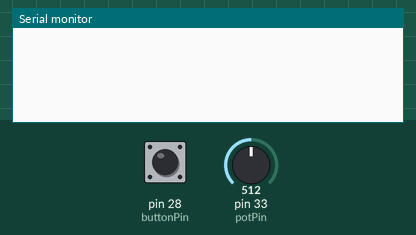
Simulated run of this sketch. Board: Teensy 4. Parts: the last lines printed to the serial monitor. Inputs (shaded band) come from the test bench; at power-on: pin 28 (buttonPin) LOW, pin 33 (potPin) = 512. Random numbers use the default seed unless the sketch sets one.

Above: at 1.2 s.
1.3 s: pin 28 (buttonPin) pulled HIGH for 0.15 s
At 2.0 s:
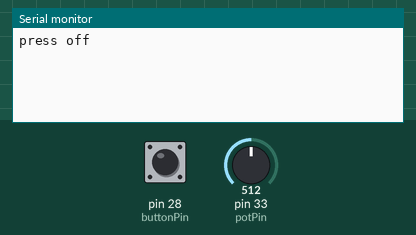
2.9 s: pin 28 (buttonPin) pulled HIGH for 1 s
At 5.4 s:
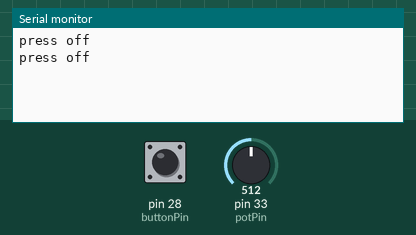

Measured:
- after the input at 1.3 s, the serial monitor: prints a new line at once (image 1)
- after the input at 2.9 s, the serial monitor: prints a new line at once (image 2)

The sketch:

finalproject.ino
```cpp
// PRESENTING THE TRAP BUTTON
//       by torr yatco
//
// a randomly generatative trap
//     beat creation device


#include "Button.h"

int buttonPin = 28;
int potPin = 33;
float fatness = 0;
Button trap(buttonPin);

//these arrays will contain 32 digits of 1's and 0's, 1's being ons and 0's being offs
//they represent the 2 bar sequences for each instrument that will loop
int kick[32] = { 0 };
int snare[32] = { 0 };
int hihat[32] = { 0 };
int bass[32] = { 0 };
int melodyr[32] = { 0 }; //melody rhythm
int melodyn[32] = { 0 }; //melody notes

int midiKick = 0;
int midiSnare = 1;
int midiHiHat = 2;
int midiBass = 3;

// probabilities
//    these probabilities were derived mostly from listening to a lot of trap music and determining the
//    frequency of each drum sound/melody note at each eighth note
int kickp[32] = {100, 0, 0, 20, 0, 0, 55, 20, 0, 10, 95, 0, 10, 30, 0, 5, 100, 0, 0, 15, 0, 0, 65, 20, 5, 25, 85, 0, 10, 50, 10, 20 };
int snarep[32] = {0, 0, 0, 0, 100, 0, 0, 0, 0, 0, 0, 0, 100, 0, 0, 0, 0, 0, 0, 0, 100, 0, 0, 0, 0, 0, 0, 0, 100, 0, 0, 30 };
int hihatp[32] = {0, 0, 0, 0, 0, 0, 50, 50, 0, 0, 0, 0, 50, 50, 50, 50, 0, 0, 0, 0, 0, 0, 50, 50, 0, 0, 0, 0, 50, 50, 50, 50 };
int melodyp[32] = {90, 0, 40, 5, 60, 10, 45, 5, 75, 0, 40, 10, 55, 5, 55, 20, 85, 0, 40, 0, 55, 5, 45, 5, 70, 0, 45, 15, 60, 10, 35, 5};
//scale array contains all the midi notes; more frequently appearing notes are repeated
//frequency of appearance of notes was mostly derived from guessing and checking
int scale[37] = {60, 60, 60, 60, 60, 60, 60, 60, 62, 62, 62, 63, 63, 63, 63, 63, 63, 65, 67, 67, 67, 67, 67, 67, 70, 70, 70, 70, 70, 72, 72, 72, 72, 72, 75, 77, 79};

//sequence variables
int currentStep = 0;
unsigned long lastStepTime = 0;
int bpm = 120;

//randomization variables
int rando = 0;
int randn = 0;

int keyShift = 0;

//playback controls
boolean play = false;
boolean start = false;

//variables for hihat sequence
unsigned long sprinklerTime = 0;
int sprinklerStep = 0;
boolean sprinkle = false;

void setup() {
  pinMode(buttonPin, INPUT);
  pinMode(potPin, INPUT);
  Serial.begin(9600);
  trap.pressHandler(bigButton);
  trap.releaseHandler(bigButtonOff);
  randomSeed(analogRead(0));

}

void loop() {
  trap.process();
  sequence();
  sprinklerSequence();
  //pot controls distortion on the master for ideal soundcloud rap effect!
  fatness = map(analogRead(potPin), 0, 1023, 0, 127);
  usbMIDI.sendControlChange(3, fatness, 1);
}

void sequence() {
  //basic step sequence
  if (millis() < lastStepTime + bpmToTempo(bpm)) return;

  midiSeq();

  lastStepTime = millis();

  currentStep += 1;
  if (currentStep > 31) {
    currentStep = 0;
    if (start == true) {
      play = true;
    }
  }
}

double bpmToTempo(int bpm) {
  // helps convert bpm values to milliseconds between eighth notes
  return (double) 30000 / bpm;
}

//the most important function!!
void randomizer(int *arr, int *arp) {//accepts the sequence array and the probability array
  for (int i = 0; i < 32; i++) {
    rando = random(100);
    //randomization occurs by generating a number from 0 to 99 and comparing it
    //to the percent probability of each note in the probability array
    //if the random number is lower, the note is played at that eighth note
    if (rando < arp[i]) {
      arr[i] = 1;
    } else {
      arr[i] = 0;
    }
  }

}

void noteRandomizer(int *arr, int *rhythm) {
  //normal randomizer is used to determine note rhythm, this function determines note pitch
  for (int i = 0; i < 32; i++) {
    //randomly selects a note from the scale array and sets it to the melodyn array
    rando = random(37);
    if (rhythm[i] == 1) {
      arr[i] = rando;
    } else {
      arr[i] = 0;
    }
  }
}

void bassRandomizer(int *arr, int *kick, int *kickp) {
  //in trap music 808s usually line up with the kick in some way
  //this randomizer plays the bass semi randomly, but it
  //will always be at the same time as a kick
  for (int i = 0; i < 32; i++) {
    rando = random(100);
    if (kick[i] == 1 && kickp[i] > rando) {
      arr[i] = 1;
    } else {
      arr[i] = 0;
    }
  }
}

//the other most important function!
//this contains everything that happens when the big button is pressed
void bigButton() {
  Serial.print("press ");
  resetAll(); //turns off all midi notes for safety
  start = true;
  currentStep = 31; //brings the sequencer back to first step
  keyShift = random(11); //picks a random key (0 is C minor, 10 is B minor)
  bpm = random(51) + 90; //picks a random tempo from 90 to 140 bpm
  //calls all randomization functuins
  randomizer(kick, kickp);
  randomizer(snare, snarep);
  randomizer(hihat, hihatp);
  randomizer(melodyr, melodyp);
  noteRandomizer(melodyn, melodyr);
  bassRandomizer(bass, kick, kickp);
}

void bigButtonOff() {
  Serial.println("off ");
}

//this function sends all the midi to ableton
//this sequencer runs on a single track in ableton
//midi values:
//0: kick
//1: snare
//2: hihat
//3 - 14: 808
//60 - 79: melody
void midiSeq() {
  if (play == true) {
    for (int i = 0; i < 32; i++) {
      if (kick[i] == 1 && currentStep == i) {
        usbMIDI.sendNoteOff(midiKick, 0, 1);
        usbMIDI.sendNoteOn(midiKick, 127, 1);
      }
      if (snare[i] == 1 && currentStep == i) {
        usbMIDI.sendNoteOff(midiSnare, 0, 1);
        usbMIDI.sendNoteOn(midiSnare, 127, 1);
      }
      if (hihat[i] == 0 && currentStep == i) {
        usbMIDI.sendNoteOff(midiHiHat, 0, 1);
        usbMIDI.sendNoteOn(midiHiHat, 127, 1);
        sprinkle = false;
      }
      if (hihat[i] == 1 && currentStep == i) {
        //for hihats, 0 means note on, 1 means sprinkle (very fast hihats);
        sprinkle = true;
      }
      if (melodyr[i] == 1 && currentStep == i) {
        usbMIDI.sendNoteOff(scale[melodyn[i]] + keyShift, 0, 1);
        usbMIDI.sendNoteOn(scale[melodyn[i]] + keyShift, 127, 1);
        usbMIDI.sendNoteOff(scale[melodyn[i]] + keyShift, 0, 1);
      }
      if (bass[i] == 1 && currentStep == i) {
        usbMIDI.sendNoteOff(midiBass + keyShift, 0, 1);
        usbMIDI.sendNoteOn(midiBass + keyShift, 127, 1);
      }
    }
  }
}

void sprinklerSequence() {
  //this is another sequence going 4 times as fast as the normal sequence
  //it is specially reserved for hi hats
  if (play == false) return;
  if (millis() < sprinklerTime + (bpmToTempo(bpm)) / 4) return;
  sprinklerTime = millis();
  //if there is a 1 in the hi hat array, it uses this sequence
  if (sprinkle == true) {
    usbMIDI.sendNoteOff(midiHiHat, 0, 1);
    usbMIDI.sendNoteOn(midiHiHat, 90, 1);
  }
}

void resetAll() {
  for (int i = 0; i < 128; i++) {
    usbMIDI.sendNoteOff(i, 0, 1);
  }
}
```

Button.cpp
```cpp
#include "Arduino.h"
#include "Button.h"

Button::Button(int _buttonPin)
{
  buttonPin = _buttonPin;

  pinMode(buttonPin, INPUT);

  lastCheck = 0;
  checkInt = 100;
}

void Button::process()
{
  if (millis() < lastCheck + checkInt) return;

  lastCheck = millis();

  lastButtonState = buttonState;
  buttonState = digitalRead(buttonPin);

  if (lastButtonState == LOW && buttonState == HIGH) {
    pressCallback();
  }
  if (lastButtonState == HIGH && buttonState == LOW) {
    releaseCallback();
  }
}

void Button::pressHandler(void (*f)())    //button down
{
  pressCallback = *f;
}

void Button::releaseHandler(void (*f)())  //button release
{
  releaseCallback = *f;
}
```

Button.h
```cpp
#ifndef Buttons_h
#define Buttons_h

#include "Arduino.h"

class Button
{
  public:
    Button(int _buttonPin);

    void process();
    void pressHandler(void (*f)());
    void releaseHandler(void (*f)());
    void (*pressCallback)();
    void (*releaseCallback)();

    byte buttonPin;
    bool firstCheck;
    bool buttonState;
    bool lastButtonState;
    unsigned long lastCheck;
    int checkInt;

  private:
};

#endif
```
